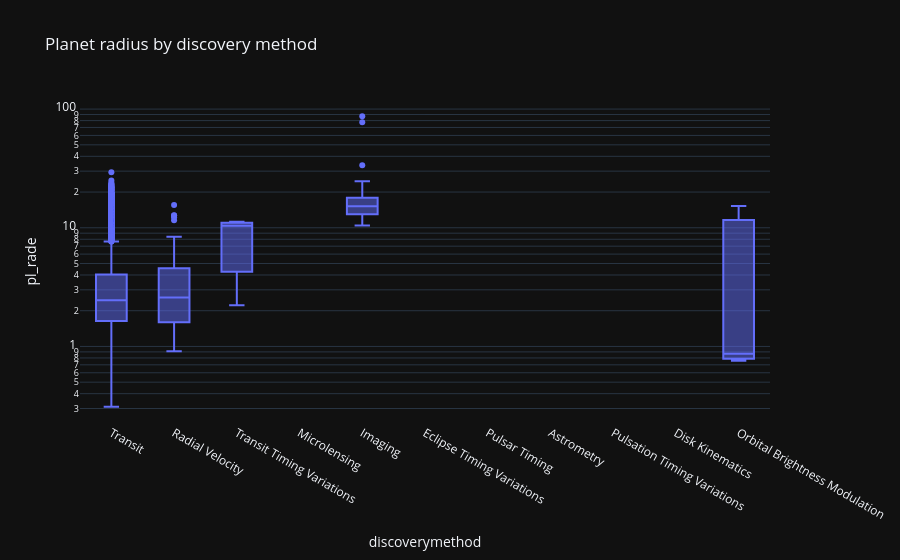

Notebook cell for this chart:
### Code cell
# Discovery method vs radius
fig = px.box(df, x='discoverymethod', y='pl_rade', log_y=True,
             title='Planet radius by discovery method', template='plotly_dark')
fig.show()

### Figure 1 — Plotly figure (JSON) as saved in the notebook; plotly's stock layout.template omitted (floating-point values rounded to 4 significant figures; data arrays with more than 128 entries replaced by an {"elided": "..."} marker saying what was removed)
{"data": [{"alignmentgroup": "True", "hovertemplate": "discoverymethod=%{x}<br>pl_rade=%{y}<extra></extra>", "legendgroup": "", "marker": {"color": "#636efa"}, "name": "", "notched": false, "offsetgroup": "", "orientation": "v", "showlegend": false, "type": "box", "x": {"elided": "6451 str values"}, "x0": " ", "xaxis": "x", "y": {"elided": "6451 float values"}, "y0": " ", "yaxis": "y"}], "layout": {"boxmode": "group", "legend": {"tracegroupgap": 0}, "title": {"text": "Planet radius by discovery method"}, "xaxis": {"anchor": "y", "domain": [0.0, 1.0], "title": {"text": "discoverymethod"}}, "yaxis": {"anchor": "x", "domain": [0.0, 1.0], "title": {"text": "pl_rade"}, "type": "log"}}}
